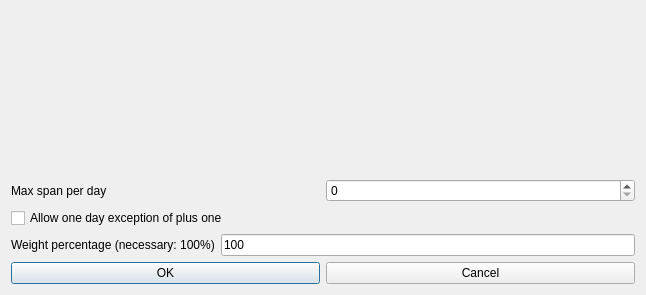
<?xml version="1.0" encoding="UTF-8"?>
<ui version="4.0">
 <class>ModifyConstraintTeachersMaxSpanPerRealDayForm_template</class>
 <widget class="QDialog" name="ModifyConstraintTeachersMaxSpanPerRealDayForm_template">
  <property name="geometry">
   <rect>
    <x>0</x>
    <y>0</y>
    <width>646</width>
    <height>295</height>
   </rect>
  </property>
  <property name="windowTitle">
   <string extracomment="This is the title of the dialog to modify a constraint of this type">Modify teachers max span per real day</string>
  </property>
  <layout class="QGridLayout" name="gridLayout">
   <item row="0" column="0">
    <spacer name="spacer5">
     <property name="orientation">
      <enum>Qt::Vertical</enum>
     </property>
     <property name="sizeType">
      <enum>QSizePolicy::Expanding</enum>
     </property>
     <property name="sizeHint" stdset="0">
      <size>
       <width>20</width>
       <height>83</height>
      </size>
     </property>
    </spacer>
   </item>
   <item row="1" column="0">
    <layout class="QHBoxLayout" name="horizontalLayout">
     <item>
      <widget class="QLabel" name="textLabel1">
       <property name="text">
        <string>Max span per day</string>
       </property>
       <property name="wordWrap">
        <bool>false</bool>
       </property>
      </widget>
     </item>
     <item>
      <widget class="QSpinBox" name="maxSpanSpinBox"/>
     </item>
    </layout>
   </item>
   <item row="2" column="0">
    <widget class="QCheckBox" name="exceptionCheckBox">
     <property name="text">
      <string comment="It is for max span per day, means that in one day the teacher is allowed to have max span + 1">Allow one day exception of plus one</string>
     </property>
    </widget>
   </item>
   <item row="3" column="0">
    <layout class="QHBoxLayout" name="horizontalLayout_2">
     <item>
      <widget class="QLabel" name="weightTextLabel">
       <property name="frameShape">
        <enum>QFrame::NoFrame</enum>
       </property>
       <property name="frameShadow">
        <enum>QFrame::Plain</enum>
       </property>
       <property name="text">
        <string>Weight percentage (necessary: 100%)</string>
       </property>
       <property name="wordWrap">
        <bool>false</bool>
       </property>
      </widget>
     </item>
     <item>
      <widget class="QLineEdit" name="weightLineEdit">
       <property name="text">
        <string notr="true">100</string>
       </property>
      </widget>
     </item>
    </layout>
   </item>
   <item row="4" column="0">
    <layout class="QHBoxLayout">
     <item>
      <widget class="QPushButton" name="okPushButton">
       <property name="text">
        <string>OK</string>
       </property>
      </widget>
     </item>
     <item>
      <widget class="QPushButton" name="cancelPushButton">
       <property name="text">
        <string>Cancel</string>
       </property>
      </widget>
     </item>
    </layout>
   </item>
  </layout>
 </widget>
 <layoutdefault spacing="6" margin="11"/>
 <resources/>
 <connections/>
</ui>
